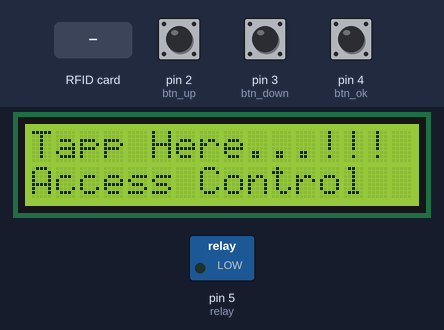
Simulated run of this sketch. Board: Arduino Uno, built with avr-gcc and run on an emulated ATmega328P. On the bench: 16×2 character LCD, switched loads named in the sketch (green lamp = pin HIGH). The inputs (shaded band) are chosen by the test bench; at power-on: pin 4 (btn_ok) HIGH, pin 3 (btn_down) HIGH, pin 2 (btn_up) HIGH. EEPROM starts erased; pins used as bus, display or sensor lines are not drawn; what the sketch prints to the serial monitor is not drawn.

Above: at 3.3 s.
3.4 s: RFID card 39 9D 24 A3 held to the reader
At 3.7 s:
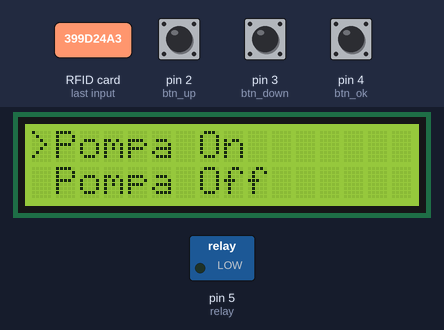
4.9 s: pin 4 (btn_ok) pulled LOW for 3.2 s
At 5.7 s:
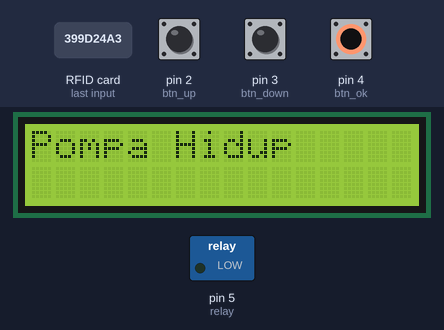
11.1 s: pin 3 (btn_down) pulled LOW for 1 s
At 12.5 s:
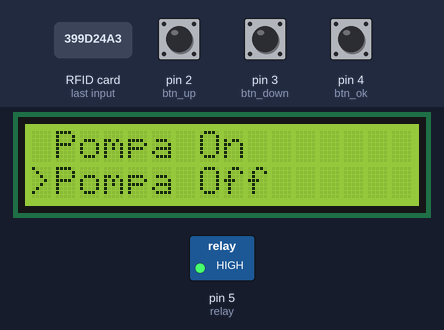
13.6 s: pin 4 (btn_ok) pulled LOW for 0.15 s
At 14.3 s:
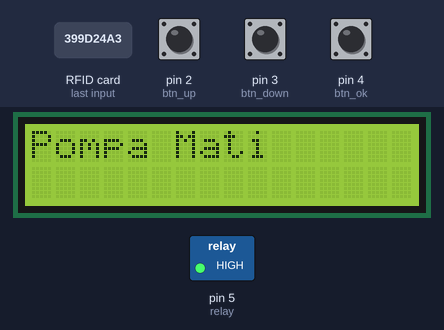
16.7 s: pin 2 (btn_up) pulled LOW for 3.2 s
At 17.8 s:
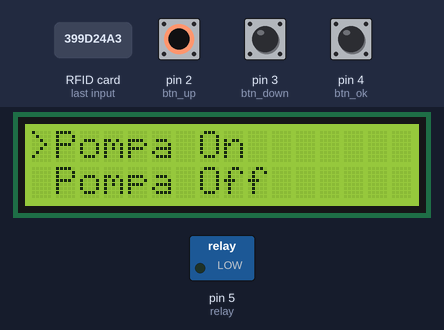
22.9 s: pin 3 (btn_down) pulled LOW for 3.2 s
At 23.9 s:
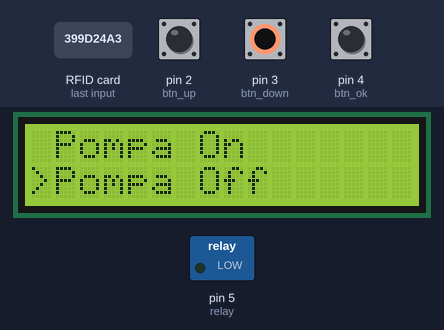
Timing chart, 0 to 25.9 s (numbered marks = the images above; inputs shaded):
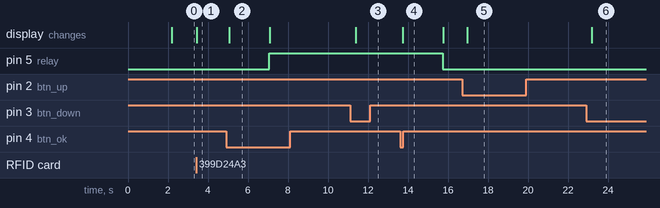

Measured:
- after the input at 3.4 s, the display: changes at once (image 1)
- after the input at 4.9 s, pin 5 (relay): LOW → HIGH after 2.2 s; the display: changes after 0.16 s (image 2)
- after the input at 11.1 s, the display: changes after 0.28 s (image 3)
- after the input at 13.6 s, pin 5 (relay): HIGH → LOW after 2.1 s; the display: changes after 0.14 s (image 4)
- after the input at 16.7 s, the display: changes after 0.27 s (image 5)
- after the input at 22.9 s, the display: changes after 0.28 s (image 6)
- what the display in image 2 shows lasts 2.0 s, from 5.1 s to 7.1 s

The sketch:

eeprom_menu_relay.ino
```cpp
#include <Wire.h>
#include <LiquidCrystal_I2C.h>
LiquidCrystal_I2C lcd(0x27, 16, 2);

#include <SPI.h>
#include <MFRC522.h>
#include <Wire.h>
#define SS_PIN 10
#define RST_PIN 9
MFRC522 mfrc522(SS_PIN, RST_PIN);
String content= "";
byte letter;

#include <EEPROM.h>

int btn_up = 2;
int btn_down = 3;
int btn_ok = 4;
int menu = 1;
byte kondisi;
#define relay 5
void setup() {
  Serial.begin(9600);
  SPI.begin();
  mfrc522.PCD_Init();
  lcd.begin();
  lcd.backlight();
  lcd.setCursor(0, 0);
  lcd.print("  Pump Control");
  lcd.setCursor(0, 1);
  lcd.print(" EEPROM Arduino");
  delay(2000);
  pinMode(btn_up, INPUT_PULLUP);
  pinMode(btn_down, INPUT_PULLUP);
  pinMode(btn_ok, INPUT_PULLUP);
  pinMode (relay, OUTPUT);
  data_eeprom();
  akses();
  lcd.setCursor(0,0);
  lcd.print("Tapp Here...!!!");
  lcd.setCursor(0,1);
  lcd.print("Access Control  ");
}

void loop(){
  akses();
  data_eeprom();
}
//}
void main_menu() {
  data_eeprom();
  switch (menu) {
    case 0:
      menu = 1;
      break;
    case 1:
      lcd.clear();
      lcd.print(">Pompa On");
      lcd.setCursor(0, 1);
      lcd.print(" Pompa Off");
      break;
    case 2:
      lcd.clear();
      lcd.print(" Pompa On");
      lcd.setCursor(0, 1);
      lcd.print(">Pompa Off");
      break;
    case 3:
      lcd.clear();
      lcd.print(" Pompa Off");
      lcd.setCursor(0, 1);
      lcd.print(">Exit");
      break;
    case 4:
      menu = 3;
      break;
  }
}

void executeAction() {
  data_eeprom();
  switch (menu) {
    case 1:
      action1();
      break;
    case 2:
      action2();
      break;
    case 3:
      st();
      break;
  }
}

void action1() {
  lcd.clear();
  lcd.print("Pompa Hidup");
  //digitalWrite(relay,LOW);
  EEPROM.write(0,1);
  delay (2000);
}
void action2() {
  lcd.clear();
  lcd.print("Pompa Mati   ");
  //digitalWrite(relay,HIGH);
  EEPROM.write(0,2);
  delay (2000);
}
void(*resetFunc)(void)=0;
void st(){
  lcd.clear();;
  lcd.print("Exit Success");
  delay(2000);
  resetFunc();
}
void data_eeprom() {
   Serial.println(kondisi);
  kondisi=EEPROM.read(0);
  if(kondisi == 1){
    digitalWrite(relay,HIGH);
  }
 if(kondisi==2){
    digitalWrite(relay,LOW);
  }
}

void akses(){
   // Look for new cards
  if ( ! mfrc522.PICC_IsNewCardPresent())
  {
    return;
  }
  // Select one of the cards
  if ( ! mfrc522.PICC_ReadCardSerial())
  {
    return;
  }
  //Show UID on serial monitor
  Serial.print("UID tag :");
  for (byte i = 0; i < mfrc522.uid.size; i++)
  {
     Serial.print(mfrc522.uid.uidByte[i] < 0x10 ? " 0" : " ");
     Serial.print(mfrc522.uid.uidByte[i], HEX);
     content.concat(String(mfrc522.uid.uidByte[i] < 0x10 ? " 0" : " "));
     content.concat(String(mfrc522.uid.uidByte[i], HEX));
  }
  Serial.println();
  Serial.print("Message : ");
  content.toUpperCase();

   while(content.substring(1) == "39 9D 24 A3"){
  main_menu();
  delay(250);
  if (!digitalRead(btn_down)){
    menu++;
    main_menu();
    delay(100);
    while (!digitalRead(btn_down));
  }
  if (!digitalRead(btn_up)){
    menu--;
    main_menu();
    delay(100);
    while(!digitalRead(btn_up));
  }
  if (!digitalRead(btn_ok)){
    executeAction();
    main_menu();
    delay(100);
    while (!digitalRead(btn_ok));
  }
}
}
```
